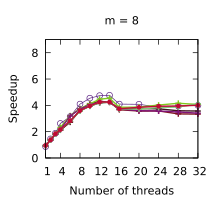

Here is the gnuplot script that generated this plot:
set title "m = 8"
set terminal pdf size 2.2,2.0
set output "./results/LUD_n___512,_m___8.pdf"
set key off
set xrange [1:32]
set xtics (1, 4, 8, 12, 16, 20, 24, 28, 32)
set xlabel "Number of threads"
set yrange [0:9]
set ytics (0, 2, 4, 6, 8)
set ylabel "Speedup"
plot './results/LUD_n___512,_m___8.dat' using 1:2 title "Work stealing" pointsize 0.7 lw 1 pt 6 linecolor rgb "#5B2182" with linespoints, \
  './results/LUD_n___512,_m___8.dat' using 1:3 title "Multi-atomics 64 1 1" pointsize 0.7 lw 2 pt 1 linecolor rgb "#80141E" with linespoints, \
  './results/LUD_n___512,_m___8.dat' using 1:4 title "Multi-atomics 32 1 1" pointsize 0.7 lw 2 pt 1 linecolor rgb "#40141E" with linespoints, \
  './results/LUD_n___512,_m___8.dat' using 1:5 title "Multi-atomics 64 10 1" pointsize 0.7 lw 2 pt 1 linecolor rgb "#80C81E" with linespoints, \
  './results/LUD_n___512,_m___8.dat' using 1:6 title "Multi-atomics 64 1 4" pointsize 0.7 lw 2 pt 1 linecolor rgb "#801478" with linespoints, \
  './results/LUD_n___512,_m___8.dat' using 1:7 title "Multi-atomics 64 10 4" pointsize 0.7 lw 2 pt 1 linecolor rgb "#80C878" with linespoints, \
  './results/LUD_n___512,_m___8.dat' using 1:8 title "Work assisting" pointsize 0.4 lw 2 pt 7 linecolor rgb "#C00A35" with linespoints
